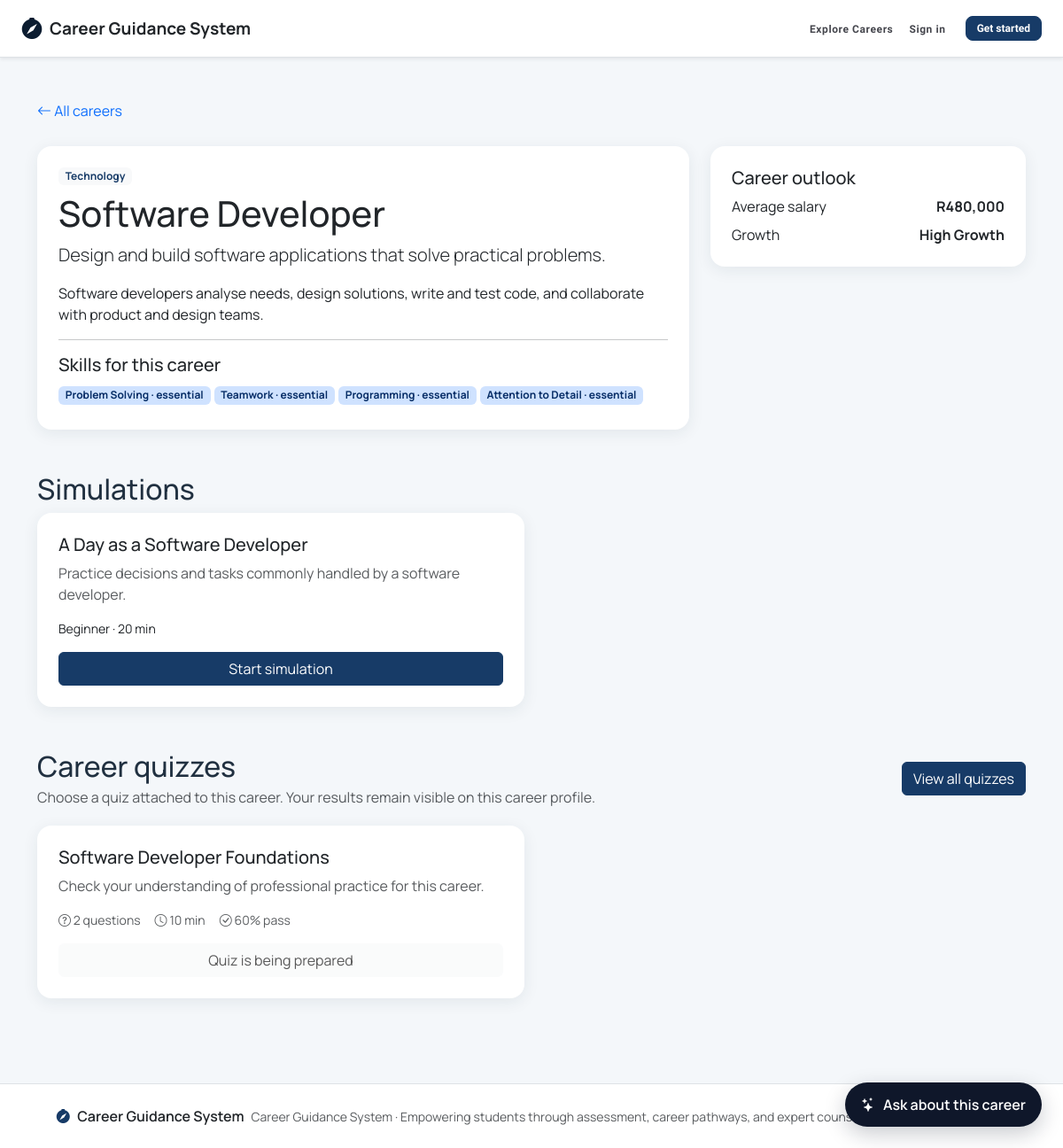
/careers/view.php?id=1, run on the app's committed database.
### tables this page shows
CREATE TABLE careers (
  id INT UNSIGNED AUTO_INCREMENT PRIMARY KEY,
  category_id INT UNSIGNED NOT NULL,
  title VARCHAR(120) NOT NULL,
  slug VARCHAR(140) NOT NULL,
  summary VARCHAR(500) NULL,
  description TEXT NULL,
  average_salary DECIMAL(12,2) NULL,
  growth_outlook ENUM('declining','stable','growing','high_growth') NULL,
  image VARCHAR(255) NULL,
  is_active TINYINT(1) NOT NULL DEFAULT 1,
  created_at TIMESTAMP NOT NULL DEFAULT CURRENT_TIMESTAMP,
  updated_at TIMESTAMP NOT NULL DEFAULT CURRENT_TIMESTAMP ON UPDATE CURRENT_TIMESTAMP,
  UNIQUE KEY uq_careers_slug (slug),
  KEY idx_careers_category (category_id),
  FULLTEXT KEY ft_careers_title_desc (title, summary, description),
  CONSTRAINT fk_careers_category FOREIGN KEY (category_id) REFERENCES career_categories(id) ON DELETE RESTRICT
);

CREATE TABLE career_categories (
  id INT UNSIGNED AUTO_INCREMENT PRIMARY KEY,
  name VARCHAR(80) NOT NULL,
  slug VARCHAR(90) NOT NULL,
  icon VARCHAR(50) NULL,
  UNIQUE KEY uq_career_categories_name (name),
  UNIQUE KEY uq_career_categories_slug (slug)
);

CREATE TABLE career_skills (
  career_id INT UNSIGNED NOT NULL,
  skill_id INT UNSIGNED NOT NULL,
  importance ENUM('nice_to_have','important','essential') NOT NULL DEFAULT 'important',
  PRIMARY KEY (career_id, skill_id),
  CONSTRAINT fk_career_skills_career FOREIGN KEY (career_id) REFERENCES careers(id) ON DELETE CASCADE,
  CONSTRAINT fk_career_skills_skill FOREIGN KEY (skill_id) REFERENCES skills(id) ON DELETE CASCADE
);

CREATE TABLE skills (
  id INT UNSIGNED AUTO_INCREMENT PRIMARY KEY,
  name VARCHAR(80) NOT NULL,
  UNIQUE KEY uq_skills_name (name)
);

CREATE TABLE career_simulations (
  id BIGINT UNSIGNED AUTO_INCREMENT PRIMARY KEY,
  career_id INT UNSIGNED NOT NULL,
  quiz_id BIGINT UNSIGNED NULL,
  title VARCHAR(150) NOT NULL,
  description TEXT NULL,
  difficulty_level ENUM('beginner','intermediate','advanced') NOT NULL DEFAULT 'beginner',
  estimated_duration_minutes SMALLINT UNSIGNED NOT NULL DEFAULT 30,
  cover_image VARCHAR(255) NULL,
  is_active TINYINT(1) NOT NULL DEFAULT 1,
  created_at TIMESTAMP NOT NULL DEFAULT CURRENT_TIMESTAMP,
  updated_at TIMESTAMP NOT NULL DEFAULT CURRENT_TIMESTAMP ON UPDATE CURRENT_TIMESTAMP,
  KEY idx_simulations_career (career_id),
  KEY idx_simulations_quiz (quiz_id),
  CONSTRAINT fk_simulations_career FOREIGN KEY (career_id) REFERENCES careers(id) ON DELETE CASCADE
);

CREATE TABLE quizzes (
  id BIGINT UNSIGNED AUTO_INCREMENT PRIMARY KEY,
  career_id INT UNSIGNED NOT NULL,
  title VARCHAR(150) NOT NULL,
  description VARCHAR(500) NULL,
  pass_score SMALLINT UNSIGNED NOT NULL DEFAULT 60,
  time_limit_minutes SMALLINT UNSIGNED NOT NULL DEFAULT 15,
  is_active TINYINT(1) NOT NULL DEFAULT 1,
  created_at TIMESTAMP NOT NULL DEFAULT CURRENT_TIMESTAMP,
  KEY idx_quizzes_career (career_id),
  UNIQUE KEY uq_quizzes_id_career (id,career_id),
  CONSTRAINT fk_quizzes_career FOREIGN KEY (career_id) REFERENCES careers(id) ON DELETE CASCADE
);

### includes/functions.php (called while the page is built, shortened)
<?php
function url(string $path = ''): string { return BASE_URL . '/' . ltrim($path, '/'); }
function e(mixed $value): string { return htmlspecialchars((string)$value, ENT_QUOTES, 'UTF-8'); }
function user(): ?array { return $_SESSION['user'] ?? null; }

### careers/view.php (the view, shortened to what this page needs)
<?php
require_once dirname(__DIR__).'/includes/functions.php';$id=(int)($_GET['id']??0);$stmt=$con->prepare('SELECT c.*,cc.name category FROM careers c JOIN career_categories cc ON cc.id=c.category_id WHERE c.id=? AND c.is_active=1');$stmt->bind_param('i',$id);$stmt->execute();$career=$stmt->get_result()->fetch_assoc();if(!$career){http_response_code(404);exit('Career not found');}
$stmt=$con->prepare('SELECT s.*,cs.importance FROM career_skills cs JOIN skills s ON s.id=cs.skill_id WHERE cs.career_id=?');$stmt->bind_param('i',$id);$stmt->execute();$skills=$stmt->get_result();
$stmt=$con->prepare('SELECT * FROM career_simulations WHERE career_id=? AND is_active=1');$stmt->bind_param('i',$id);$stmt->execute();$sims=$stmt->get_result();
$viewerId=(int)(user()['id']??0);
$stmt=$con->prepare("SELECT q.*,
    (SELECT COUNT(*) FROM quiz_questions qq WHERE qq.quiz_id=q.id) question_count,
    (SELECT MAX(a.completed_at) FROM quiz_attempts a WHERE a.quiz_id=q.id AND a.user_id=?) last_attempt,
    (SELECT MAX(CASE WHEN a.max_score>0 THEN ROUND(a.score/a.max_score*100) ELSE 0 END) FROM quiz_attempts a WHERE a.quiz_id=q.id AND a.user_id=?) best_score,
    (SELECT MAX(a.passed) FROM quiz_attempts a WHERE a.quiz_id=q.id AND a.user_id=?) has_passed
    FROM quizzes q WHERE q.career_id=? AND q.is_active=1 ORDER BY q.title");
$stmt->bind_param('iiii',$viewerId,$viewerId,$viewerId,$id);$stmt->execute();$quizzes=$stmt->get_result();$pageTitle=$career['title'];require dirname(__DIR__).'/includes/header.php';?>
<div class="container py-5"><a href="<?=url('careers/browse.php')?>" class="text-decoration-none"><i class="bi bi-arrow-left"></i> All careers</a><div class="row g-4 mt-1"><div class="col-lg-8"><div class="card p-4"><span class="badge bg-light text-primary align-self-start"><?=e($career['category'])?></span><h1 class="mt-2"><?=e($career['title'])?></h1><p class="lead"><?=e($career['summary'])?></p><div><?=nl2br(e($career['description']))?></div><hr><h2 class="h5">Skills for this career</h2><div><?php foreach($skills as $s):?><span class="badge bg-primary-subtle text-primary-emphasis me-1 mb-1"><?=e($s['name'])?> · <?=e(str_replace('_',' ',$s['importance']))?></span><?php endforeach?></div></div></div><div class="col-lg-4"><div class="card p-4 mb-4"><h2 class="h5">Career outlook</h2><div class="d-flex justify-content-between"><span>Average salary</span><strong><?=$career['average_salary']?'R'.number_format($career['average_salary']):'Not listed'?></strong></div><div class="d-flex justify-content-between mt-2"><span>Growth</span><strong><?=e(ucwords(str_replace('_',' ',$career['growth_outlook']??'Not listed')))?></strong></div></div></div></div>
<h2 class="mt-5">Simulations</h2><div class="row g-3"><?php foreach($sims as $s):?><div class="col-md-6"><div class="card p-4 h-100"><h3 class="h5"><?=e($s['title'])?></h3><p class="text-muted"><?=e($s['description'])?></p><div class="small mb-3"><?=e(ucfirst($s['difficulty_level']))?> · <?=$s['estimated_duration_minutes']?> min</div><a class="btn btn-primary mt-auto" href="<?=url('simulation/play.php?id='.$s['id'])?>">Start simulation</a></div></div><?php endforeach?></div>
<div class="d-flex justify-content-between align-items-center mt-5"><div><h2 class="mb-1">Career quizzes</h2><p class="text-muted mb-0">Choose a quiz attached to this career. Your results remain visible on this career profile.</p></div><a class="btn btn-primary" href="<?=url('quiz/choose.php?career_id='.$id)?>">View all quizzes</a></div><div class="row g-3 mt-1"><?php foreach($quizzes as $q):?><div class="col-md-6"><div class="card p-4 h-100"><div class="d-flex justify-content-between gap-3"><h3 class="h5"><?=e($q['title'])?></h3><?php if($q['last_attempt']):?><span class="status-pill <?=$q['has_passed']?'status-active':'status-warning'?> align-self-start"><?=$q['has_passed']?'Passed':round((float)$q['best_score']).'% best'?></span><?php endif?></div><p class="text-muted"><?=e($q['description'])?></p><div class="d-flex flex-wrap gap-3 small text-muted mt-auto mb-3"><span><i class="bi bi-question-circle"></i> <?=(int)$q['question_count']?> questions</span><span><i class="bi bi-clock"></i> <?=(int)$q['time_limit_minutes']?> min</span><span><i class="bi bi-check-circle"></i> <?=(int)$q['pass_score']?>% pass</span></div><?php if((int)$q['question_count']>=10):?><a class="btn btn-outline-primary" href="<?=url('quiz/take.php?id='.$q['id'])?>"><?=$q['last_attempt']?'Retake quiz':'Start quiz'?></a><?php else:?><button class="btn btn-light" disabled>Quiz is being prepared</button><?php endif?></div></div><?php endforeach?></div><?php if(!$quizzes->num_rows):?><div class="card p-5 mt-3 text-center text-muted">No active quizzes are attached to this career yet.</div><?php endif?></div>
<button class="career-chat-toggle" type="button" data-bs-toggle="offcanvas" data-bs-target="#careerChat"><i class="bi bi-stars"></i><span>Ask about this career</span></button>
<?php require dirname(__DIR__).'/includes/footer.php';?>

### assets/css/custom.css (style rules this page uses)
:root { --cs-blue: #173b67; --cs-teal: #0f8b8d; --cs-bg: #f4f7fa; --cs-text: #203040; }
body { background: var(--cs-bg); color: var(--cs-text); font-family: Manrope, system-ui, -apple-system, "Segoe UI", sans-serif; }
.text-primary { color: var(--cs-blue) !important; }
.bg-primary, .btn-primary { background-color: var(--cs-blue) !important; border-color: var(--cs-blue) !important; }
.card { border: 0; box-shadow: 0 0.25rem 1.1rem rgba(25, 45, 70, 0.08); border-radius: 1rem; }
.career-chat-toggle { position: fixed; right: 24px; bottom: 24px; z-index: 1020; border: 0; border-radius: 999px; background: #0f172a; color: #fff; padding: 13px 18px; box-shadow: 0 8px 24px rgba(15, 23, 42, 0.22); display: flex; gap: 9px; align-items: center; font-weight: 600; }

### data on the page
careers: category.name "Technology", title "Software Developer", summary "Design and build software applications that solve practical problems.", description "Software developers analyse needs, design solutions, write and test code, and collaborate with product and design teams.", average_salary "480,000", growth_outlook "High Growth"
career_skills: skill.name "Problem Solving", importance "essential"
career_skills: skill.name "Teamwork", importance "essential"
career_skills: skill.name "Programming", importance "essential"
career_skills: skill.name "Attention to Detail", importance "essential"
career_simulations: title "A Day as a Software Developer", description "Practice decisions and tasks commonly handled by a software developer.", difficulty_level "Beginner", estimated_duration_minutes "20"
quizzes: title "Software Developer Foundations", description "Check your understanding of professional practice for this career.", question_count "2", time_limit_minutes "10", pass_score "60"
